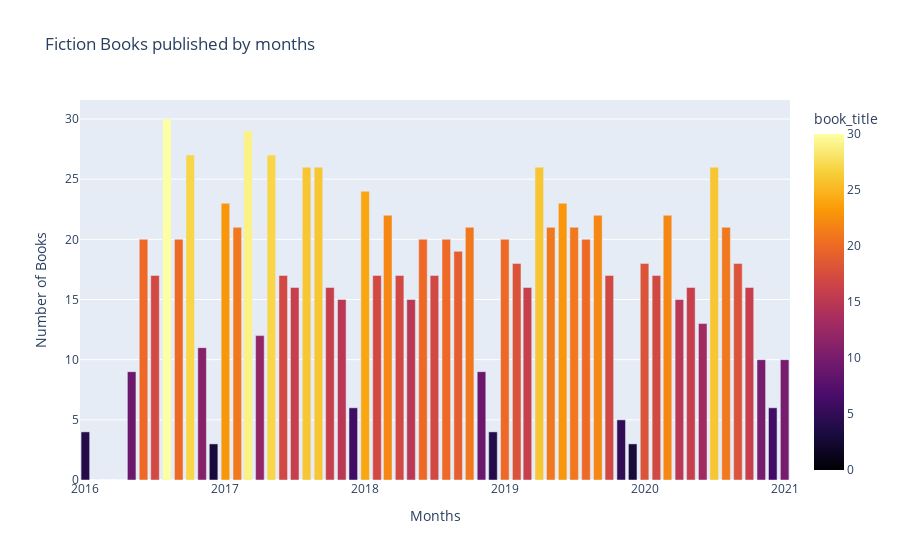

Source (notebook cell):
### Markdown cell above
<div style='background-color:navy; color:white; padding:20px'>
    In the last 5 years, Bookpage reviewed approximately 200 Fiction books each year. The largest number of books was reviewed in 2017, yet, in its previous year, 2016, only 141 books were reviewed, reaching the lowest peak.
</div>

### Code cell
for_bar_month = pd.pivot_table(index="published_date",values="book_title",aggfunc="count",data=data).resample("MS").sum()
fig = px.bar(for_bar_month, x=for_bar_month.index, y='book_title', title='Fiction Books published by months',
            color=for_bar_month.book_title, color_continuous_scale='Inferno')
fig.update_xaxes(title='Months')
fig.update_yaxes(title='Number of Books')
fig.show()

### Figure 1 — Plotly figure (JSON) as saved in the notebook; plotly's stock layout.template omitted (floating-point values rounded to 4 significant figures)
{"data": [{"alignmentgroup": "True", "hovertemplate": "published_date=%{x}<br>book_title=%{marker.color}<extra></extra>", "legendgroup": "", "marker": {"color": [4, 0, 0, 0, 9, 20, 17, 30, 20, 27, 11, 3, 23, 21, 29, 12, 27, 17, 16, 26, 26, 16, 15, 6, 24, 17, 22, 17, 15, 20, 17, 20, 19, 21, 9, 4, 20, 18, 16, 26, 21, 23, 21, 20, 22, 17, 5, 3, 18, 17, 22, 15, 16, 13, 26, 21, 18, 16, 10, 6, 10], "coloraxis": "coloraxis"}, "name": "", "offsetgroup": "", "orientation": "v", "showlegend": false, "textposition": "auto", "type": "bar", "x": ["2016-01-01T00:00:00", "2016-02-01T00:00:00", "2016-03-01T00:00:00", "2016-04-01T00:00:00", "2016-05-01T00:00:00", "2016-06-01T00:00:00", "2016-07-01T00:00:00", "2016-08-01T00:00:00", "2016-09-01T00:00:00", "2016-10-01T00:00:00", "2016-11-01T00:00:00", "2016-12-01T00:00:00", "2017-01-01T00:00:00", "2017-02-01T00:00:00", "2017-03-01T00:00:00", "2017-04-01T00:00:00", "2017-05-01T00:00:00", "2017-06-01T00:00:00", "2017-07-01T00:00:00", "2017-08-01T00:00:00", "2017-09-01T00:00:00", "2017-10-01T00:00:00", "2017-11-01T00:00:00", "2017-12-01T00:00:00", "2018-01-01T00:00:00", "2018-02-01T00:00:00", "2018-03-01T00:00:00", "2018-04-01T00:00:00", "2018-05-01T00:00:00", "2018-06-01T00:00:00", "2018-07-01T00:00:00", "2018-08-01T00:00:00", "2018-09-01T00:00:00", "2018-10-01T00:00:00", "2018-11-01T00:00:00", "2018-12-01T00:00:00", "2019-01-01T00:00:00", "2019-02-01T00:00:00", "2019-03-01T00:00:00", "2019-04-01T00:00:00", "2019-05-01T00:00:00", "2019-06-01T00:00:00", "2019-07-01T00:00:00", "2019-08-01T00:00:00", "2019-09-01T00:00:00", "2019-10-01T00:00:00", "2019-11-01T00:00:00", "2019-12-01T00:00:00", "2020-01-01T00:00:00", "2020-02-01T00:00:00", "2020-03-01T00:00:00", "2020-04-01T00:00:00", "2020-05-01T00:00:00", "2020-06-01T00:00:00", "2020-07-01T00:00:00", "2020-08-01T00:00:00", "2020-09-01T00:00:00", "2020-10-01T00:00:00", "2020-11-01T00:00:00", "2020-12-01T00:00:00", "2021-01-01T00:00:00"], "xaxis": "x", "y": [4, 0, 0, 0, 9, 20, 17, 30, 20, 27, 11, 3, 23, 21, 29, 12, 27, 17, 16, 26, 26, 16, 15, 6, 24, 17, 22, 17, 15, 20, 17, 20, 19, 21, 9, 4, 20, 18, 16, 26, 21, 23, 21, 20, 22, 17, 5, 3, 18, 17, 22, 15, 16, 13, 26, 21, 18, 16, 10, 6, 10], "yaxis": "y"}], "layout": {"barmode": "relative", "coloraxis": {"colorbar": {"title": {"text": "book_title"}}, "colorscale": [[0, "#000004"], [0.1111, "#1b0c41"], [0.2222, "#4a0c6b"], [0.3333, "#781c6d"], [0.4444, "#a52c60"], [0.5556, "#cf4446"], [0.6667, "#ed6925"], [0.7778, "#fb9b06"], [0.8889, "#f7d13d"], [1, "#fcffa4"]]}, "legend": {"tracegroupgap": 0}, "title": {"text": "Fiction Books published by months"}, "xaxis": {"anchor": "y", "domain": [0, 1], "title": {"text": "Months"}}, "yaxis": {"anchor": "x", "domain": [0, 1], "title": {"text": "Number of Books"}}}}
